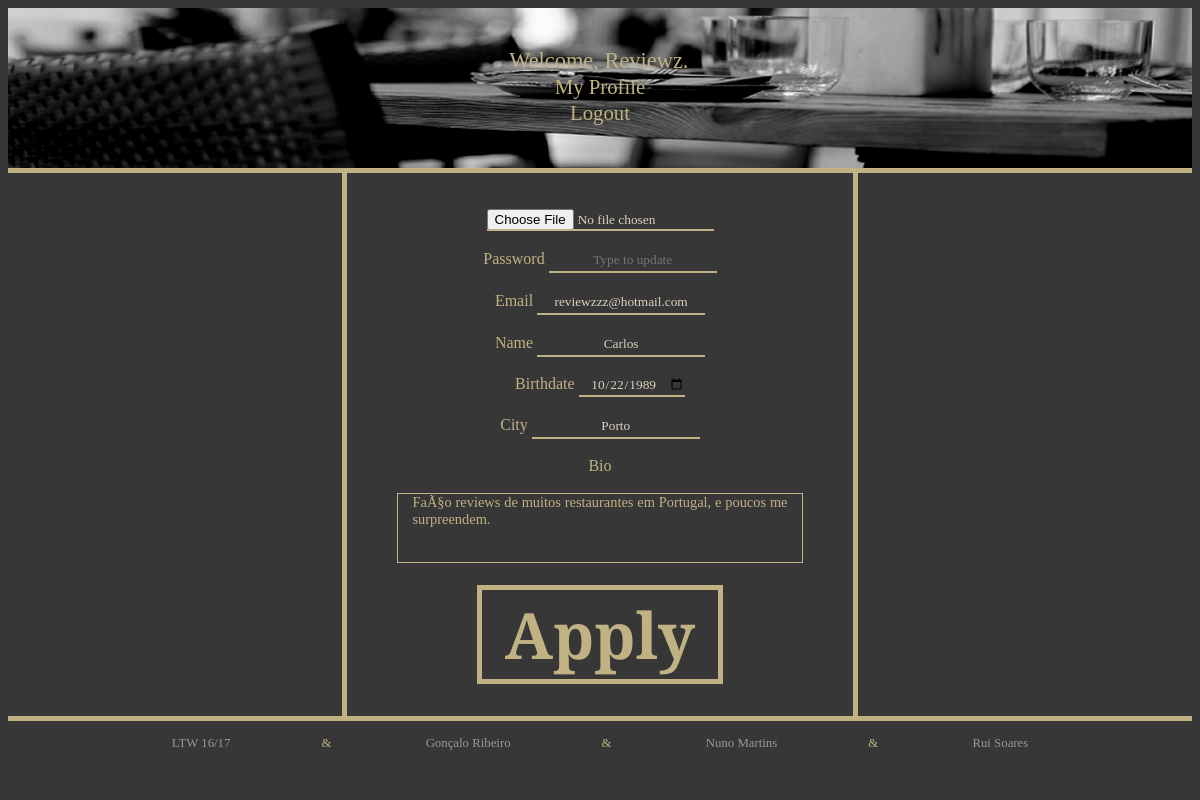
Before: /profile_edit.php (signed in) with the older database file.
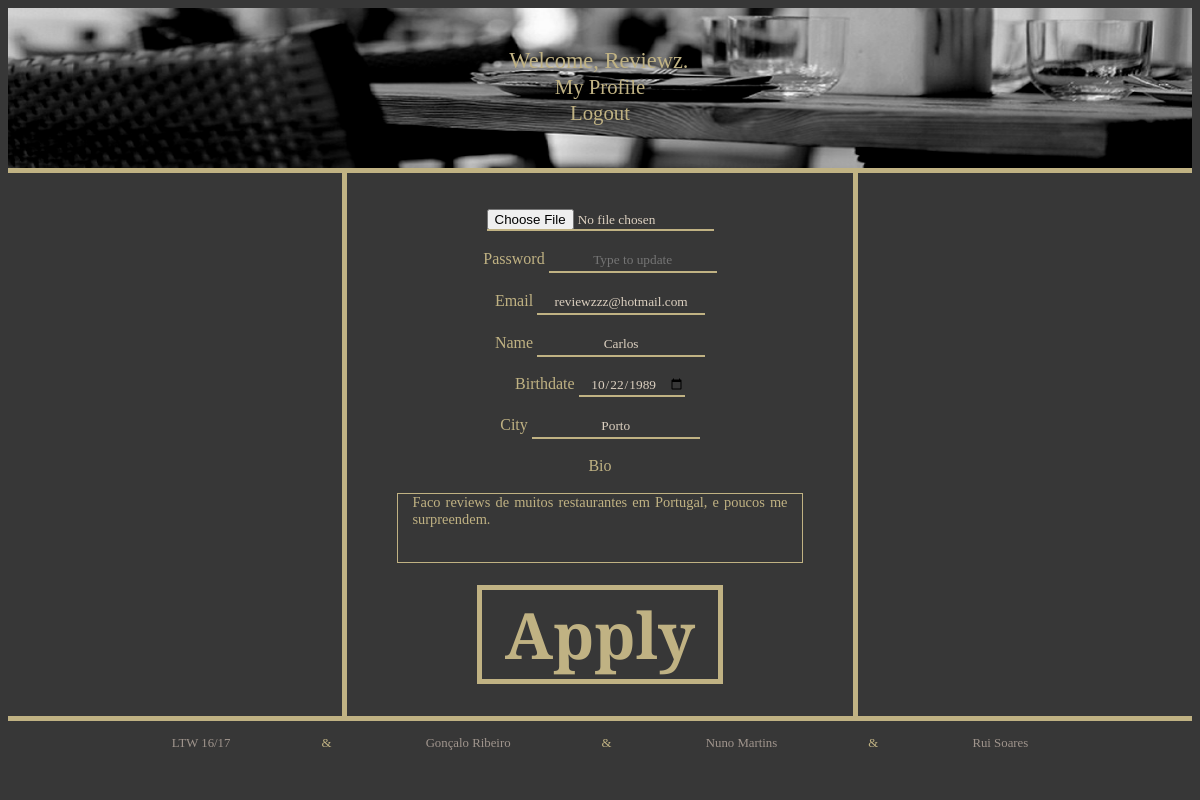
After: the same page with the newer database file.
### tables this page shows
CREATE TABLE account(
	username VARCHAR(16) PRIMARY KEY NOT NULL,
	password VARCHAR(33) NOT NULL,
	email VARCHAR(254),
	name VARCHAR(100),
	birth DATE,
	city VARCHAR(50),
	country VARCHAR(50),
	description VARCHAR(256),
	type VARCHAR(10),
	image VARCHAR(32) DEFAULT 'generic_user.png'
);

### profile_edit.php (called while the page is built)
<?php
include('./pageLayout/head.php');
include('./pageLayout/pageHeader.php');
include('./pageLayout/profile_edit_body.php');
include('./pageLayout/about.php');
include('./pageLayout/footer.php');
?>

### php/users.php (called while the page is built, shortened)
<?php
    function getUser($dbh,$user){
        $stmt = $dbh->prepare('SELECT * FROM account WHERE username = ?');
        $stmt->execute(array($user));
        return $stmt->fetch();
    }
?>

### pageLayout/profile_edit_body.php (the view)
<?php
    include_once('./php/connectdb.php');
    include_once('./php/users.php');
    $dbh = connectdb('./database/database.db');
    $user = getUser($dbh,$_SESSION['username']);
?>
<div id="register_body">
	<div id="register_area">
        <form id="edit_user" enctype="multipart/form-data" action="php/updateUser.php" method="post">
                <br><br>
                <input id="input" name="fileToUpload" type="file">
                <br><br>
                <label >Password</label>
				<input id="input" name="password_input" type="password" placeholder="Type to update" value="">
                <br><br>
                <label >Email</label>
				<input id="input" name="email_input" type="text" value="<?php echo $user['email']; ?>">
                <br><br>
                <label >Name</label>
				<input id="input" name="name_input" type="text" value="<?php echo $user['name']; ?>">
                <br><br>
                <label >Birthdate</label>
				<input id="input" name="birth_input" type="date" value="<?php echo $user['birth']; ?>">
                <br><br>
                <label >City</label>
				<input id="input" name="city_input" type="text" value="<?php echo $user['city']; ?>">
                <br><br>
                <label >Bio</label>
                <br><br>
                <textarea id="description_area" rows="4" cols="45" name="description_input" form="edit_user"><?php echo $user['description'] ?></textarea>
                <br><br>
                <input id="submit_btn" type="submit" value=" Apply ">
        </form>
    </div>
</div>

### pageLayout/head.php (shortened to what this page needs)
<!DOCTYPE html>
<html>
	<head>
		<link rel="stylesheet" href="./stylesheets/mainBody.css">
		<link rel="stylesheet" href="./stylesheets/registerBody.css">
		<link rel="stylesheet" href="./stylesheets/pageHeader.css">
		<link rel="stylesheet" href="./stylesheets/about.css">
		<link rel="stylesheet" href="./stylesheets/profileBody.css">
		<link rel="stylesheet" href="./stylesheets/restaurantBody.css">
	</head>
	<body>

### pageLayout/pageHeader.php
<?php
	$user_logged = isset($_SESSION['username']);
	$invalid_password = isset($_GET['errlog']) && $_GET['errlog'] == 1;
?>
<div id="page_header">
	<a href="index.php">
		<div id="stock_img">
			<img src="./resources/restaurant_stock.jpg" />
		</div>
	</a>
	<div id="login_area">
		<?php if(!$user_logged):?>
		<form action="php/login.php" method="post">
			<div id="usernameThings" />
				<label id="username_label">Username</label>
				<input id="username_input" name="username_input" type="text" required>
			</div>
			<div id="passwordThings" />
				<label id="password_label">Password</label>
				<input id="password_input" name="password_input" type="password" required>
			</div>
			<?php if($invalid_password):
			echo '<label class="incorrect">Incorrect username/password</label><br>';
			endif;?>
			<input id="login_btn" type="submit" value="Login">
		</form>
		<input id="register_btn" type="button" onclick="window.location = 'register.php';" value="Register">
		<?php else:?>
		<form id="my_profile" action="profile.php<?php echo '?username=' . $_SESSION['username'];?>" method="post">
			<label id="user_name"><?php echo $_SESSION['username']; ?></label>
			<br>
			<input id="profile_btn" type="submit" value="My Profile">
		</form>
		<form action="php/logout.php" method="post">
			<input id="logout_btn" type="submit" value="Logout">
		</form>
		<?php endif;?>
	</div>
</div>

### pageLayout/about.php
<div id="about">
	<div id="aboutDiv">
		<p>LTW 16/17</p>
		<p>Gonçalo Ribeiro</p>
		<p>Nuno Martins</p>
		<p>Rui Soares</p>
	</div>
</div>

### pageLayout/footer.php
	</body>
</html>

### stylesheets/mainBody.css (style rules this page uses)
body { background-color: #373737; overflow:auto; }
a { color: #C0B283; text-decoration:none; }

### stylesheets/registerBody.css (style rules this page uses)
#register_area { height:100%; width:40%; min-width: 400px; padding-left: 1em; padding-right: 1em; margin:0 auto; color: #C0B283; background-color: #373737; font-family: 'Playfair Display', serif; border-right: 5px solid #C0B283; border-left: 5px solid #C0B283; text-align:center; }
#register_body { float: left; width: 100%; min-width: 1000px; height: 100%; border-bottom: 5px solid #C0B283; }
#input { border: 0px solid; height: 1.5em; text-align: center; font-family: 'Playfair Display', serif; border-bottom: 2px solid #C0B283; color: #DCD0C0; background:#373737; }
#submit_btn { position:relative; margin:0 auto; margin-bottom:0.5em; border-style:solid; border-width: 5px; background-color:inherit; font-family: inherit; font-size:4em; font-weight:bold; color: #C0B283; border-color: #C0B283; }
#description_area { background-color: #373737; font-family: 'Playfair Display', serif; font-size: 0.9em; color: #C0B283; resize: none; text-align: justify; padding: 0; padding-left: 1em; padding-right: 1em; border: 1px solid #C0B283; }

### stylesheets/pageHeader.css (style rules this page uses)
#page_header { float: left; height: 160px; width: 100%; min-width: 1000px; background-color: #373737; border-bottom: 5px solid #C0B283; }
#stock_img * { float: right; width: 100%; min-width:700px; height: 160px; background-color:lime; }
#login_area { position:relative; margin:0 auto; top:-7.5em; height: 6em; width:40%; text-align: center; font-family: 'Playfair Display', serif; }
#logout_btn { position:relative; border: 0; background-color:inherit; font-family: inherit; color: #C0B283; font-size:1.3em; }
#user_name { font-family: 'Playfair Display', serif; font-size: 1.4em; color: #C0B283; padding-right: 0.1em; }
#user_name:before { content:'Welcome, '; }
#user_name:after { content:'.'; }
#profile_btn { border: 0; background-color:inherit; font-family: inherit; color: #C0B283; font-size:1.3em; }

### stylesheets/about.css (style rules this page uses)
#about { min-width: 1000px; width: 100%; height: 54px; display:inline-block; background-color: #373737; color: #A0958D; font-family: 'Playfair Display', serif; font-size: 0.8em; text-align: center; }
#aboutDiv { width: 100%; position: relative; top: 0.2em; }
#aboutDiv p { display: inline-block; height: 1.2em; padding: 0; margin-left: 0; margin-right: 0; }
#aboutDiv p:after { display:inline-block; content:'&'; width: 15em; height: 1.2em; font-style: bold; color: #C0B283; }
#aboutDiv p:last-child:after { display: none; }

Changed rows visible on the page:
changed account "reviewzzz@hotmail.com": description_input "FaÃ§o reviews de muitos restaurantes em Portugal, e poucos me surpreendem." → "Faco reviews de muitos restaurantes em Portugal, e poucos me surpreendem."
